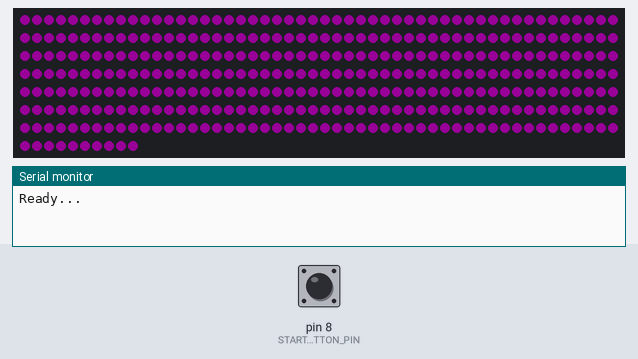
Recording of a sketch running on a simulated Arduino Uno, built with avr-gcc and run on an emulated ATmega328P. Parts: 360 RGB LEDs in strip order, left to right, continuing on the next row, the last lines printed to the serial monitor. The test bench sets the inputs (shaded band); at power-on: pin 8 (START_BUTTON_PIN) HIGH. Dim RGB values are drawn brighter than linear.

Above: at 0.1 s.
At 2.1 s:
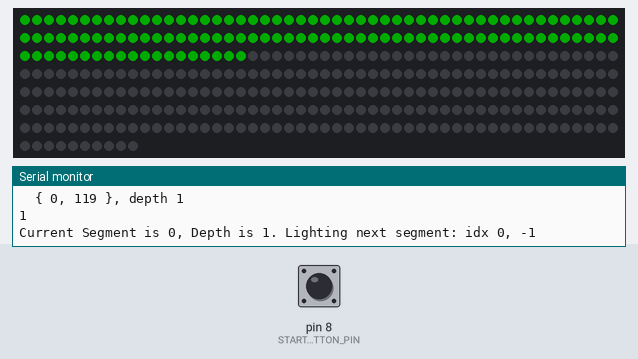
2.2 s: pin 8 (START_BUTTON_PIN) pulled LOW for 0.15 s
3.8 s: pin 8 (START_BUTTON_PIN) pulled LOW for 1 s
At 5.8 s:
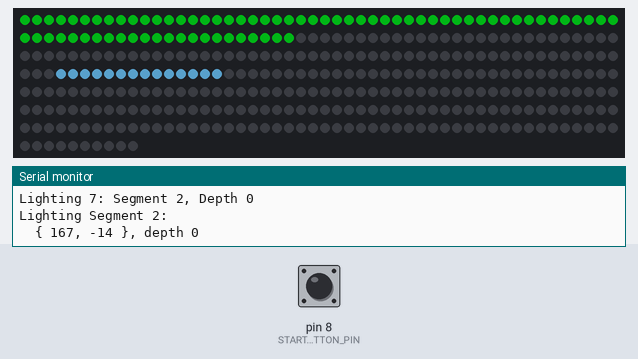
Timing chart, 0 to 7.3 s (numbered marks = the images above; inputs shaded):
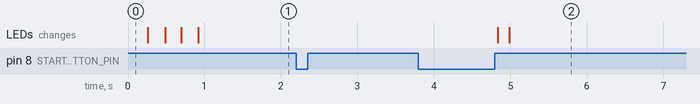

The sketch:

calc_paths.ino
```cpp
#include <Adafruit_NeoPixel.h>

#ifdef __AVR__
  #include <avr/power.h>
#endif

#define NEOPIXEL_PIN        6
#define WAIT                20
#define BRIGHTNESS          123
#define TOTAL_PIXELS        360
#define TIME_BETWEEN_LAUNCH 2
#define MAX_CONNECTIONS     4
Adafruit_NeoPixel strip = Adafruit_NeoPixel(TOTAL_PIXELS, NEOPIXEL_PIN, NEO_GRB + NEO_KHZ800);

const int segments[][2] PROGMEM = {
  {   0,  119 }, //0
  {   0,   73 }, //1
  { 167,  -14 }, //2
  { 174,   29 }, //3
  { 223,   17 }, //4
  { 167,  -47 }, //5
  {   0,   78 }, //6
  {  77,   -5 }, //7
  { 168,   33 }, //8
  { 168,    6 }, //9
  { 154,  -34 }, //10
  { 201,   22 }, //11
  { 265,  -25 }, //12
  { 265,   48 }, //13
  { 168,   10 }, //14
  { 227,   14 }, //15
  { 265,   26 }, //16
  {  77,  -13 }, //17
  { 359,   -8 }, //18
  { 268,   23 }, //19
  { 181,    1 }, //20
  { 342,    8 }, //21
  {   0,   50 }, //22
  { 182,   13 }, //23
  { 324,   -9 }, //24
  { 206,   17 }, //25
  {   0,   41 }, //26
  { 333,  -18 }, //27
  {   0,   16 }, //28
  {  17,  -17 }, //29
};

//Each element of this array corresponds to a segment above, and lists is "connecting segments"
// -1 is a "non-prize" terminal
// -2 is a "tulip prize"
// -3 is the "center prize"
const char connections[][MAX_CONNECTIONS] PROGMEM = {
  {             -1 }, //0
  { 2, 5,       -1 }, //1
  { 3,          -1 }, //2
  { 4,          -1 }, //3
  {             -1 }, //4
  {             -1 }, //5
  { 7,          -1 }, //6
  { 8, 9, 14,   -1 }, //7
  { 4, 11,      -1 }, //8
  { 10,         -1 }, //9
  {             -1 }, //10
  { 4,          -1 }, //11
  {             -1 }, //12
  {             -1 }, //13
  { 12, 13, 16, -1 }, //14
  {             -1 }, //15
  { 15,         -1 }, //16
  { 18,         -1 }, //17
  { 20,         -1 }, //18
  { 15,         -1 }, //19
  { 19, 23,     -1 }, //20
  { 20,         -1 }, //21
  { 21,         -1 }, //22
  { 24,         -1 }, //23
  { 25,         -1 }, //24
  { 4,          -1 }, //25
  { 27,         -1 }, //26
  { 25,         -1 }, //27
  { 29,         -1 }, //28
  {             -1 }, //29
};

static int connectionCounts[sizeof(connections)/sizeof(int[MAX_CONNECTIONS])];
static int numSegments = sizeof(segments) / sizeof(int[2]);

char data[100];

const unsigned char START_BUTTON_PIN = 8;         //Not PWM
unsigned char startButtonState = HIGH;

double ignoreStartButtonCounter = 0;
boolean startButtonLow;

//Init all the pins
void initIoPins() {
  pinMode(START_BUTTON_PIN, INPUT_PULLUP);
}

void readyAnimation() {
  for (int i=0; i<2; i++) {
    strip.fill(strip.Color(50, 0, 50), 0);
    strip.show();
    delay(200);
    strip.clear();
    strip.show();
    delay(200);
  }
  strip.clear();
  strip.show();
}

void initArrays() {
  //build the array that keeps track of how many connections each segment has
  for (int i=0; i<28; i++) {
    for (int j=0; j<MAX_CONNECTIONS; j++) {
      int segment = pgm_read_word(&connections[i][j]);
      if (segment < 0) {
        connectionCounts[i] = j;
      }
    }
  }
}

void initLights() {
  strip.begin();
  strip.setBrightness(BRIGHTNESS);
  strip.show(); // Initialize all pixels to 'off'
}

void updateIoPins() {
  startButtonState = digitalRead(START_BUTTON_PIN);
}

void setup() {
  Serial.begin(9600);
  Serial.println(F("Ready..."));

  initIoPins();
  initArrays();
  initLights();
  readyAnimation();
  lightSegment(0, 1);
}

int segDepth = 1;
int segment = 0;
String input = "";
void loop() {
  updateIoPins();
  if (ignoreStartButtonCounter >= TIME_BETWEEN_LAUNCH) {
    if (startButtonState == LOW) {
      startButtonLow = true;
    } else {
      if (startButtonLow) {
        startButtonLow = false;
        strip.clear();
        sprintf_P(data, PSTR("\nBUTTON PUSHED: LIGHTING SEGMENT %d"), segment);
        Serial.println(data);
        if (segment >= numSegments) {
          segment = 0;
        }
        lightSegment(segment, segDepth);
        segment++;

        ignoreStartButtonCounter = 0;
      }
    }
  }

  ignoreStartButtonCounter++;
  delay(WAIT);
}

uint32_t forward = strip.Color(0, 100, 0);
uint32_t backward = strip.Color(100, 0, 0);
void lightSegment(int seg, int segDepth) {
  int start = pgm_read_word(&segments[seg][0]);
  int segLength = pgm_read_word(&segments[seg][1]);
  sprintf_P(data, PSTR("Lighting Segment %d:\n\t{ %d, %d }, depth %d"), seg, start, segLength, segDepth);
  Serial.println(data);

  if (segLength > 0) {
    strip.fill(forward + (segDepth + (seg * 10000)), start, segLength);
  } else {
    strip.fill(backward - (segDepth + (seg * 10000)), start + segLength, abs(segLength));
  }
  strip.show();

  if (segDepth > 0) {
    if (segDepth == 0) {
      Serial.println(F("segDepth is 0. I don't know how we made it to this block"));
    } else {
      Serial.println(segDepth);
    }
    int segIdx = 0;
    char segConnection = pgm_read_word(&connections[seg][segIdx]);
    sprintf_P(data, PSTR("Current Segment is %d, Depth is %d. Lighting next segment: idx %d, %d"), seg, segDepth, segIdx, segConnection);
    Serial.println(data);
    while (segConnection >= 0) {
      sprintf_P(data, PSTR("Lighting %d: Segment %d, Depth %d"), segIdx, segConnection, segDepth - 1);
      Serial.println(data);
      lightSegment(segConnection, 0);
      segIdx++;
    }
  } else {
    Serial.println(F("Depth 0: Pathway Terminated"));
  }
}
```

Measured:
- after the input at 3.8 s, the LEDs: first change after 1.0 s (image 2 shows a later state)
